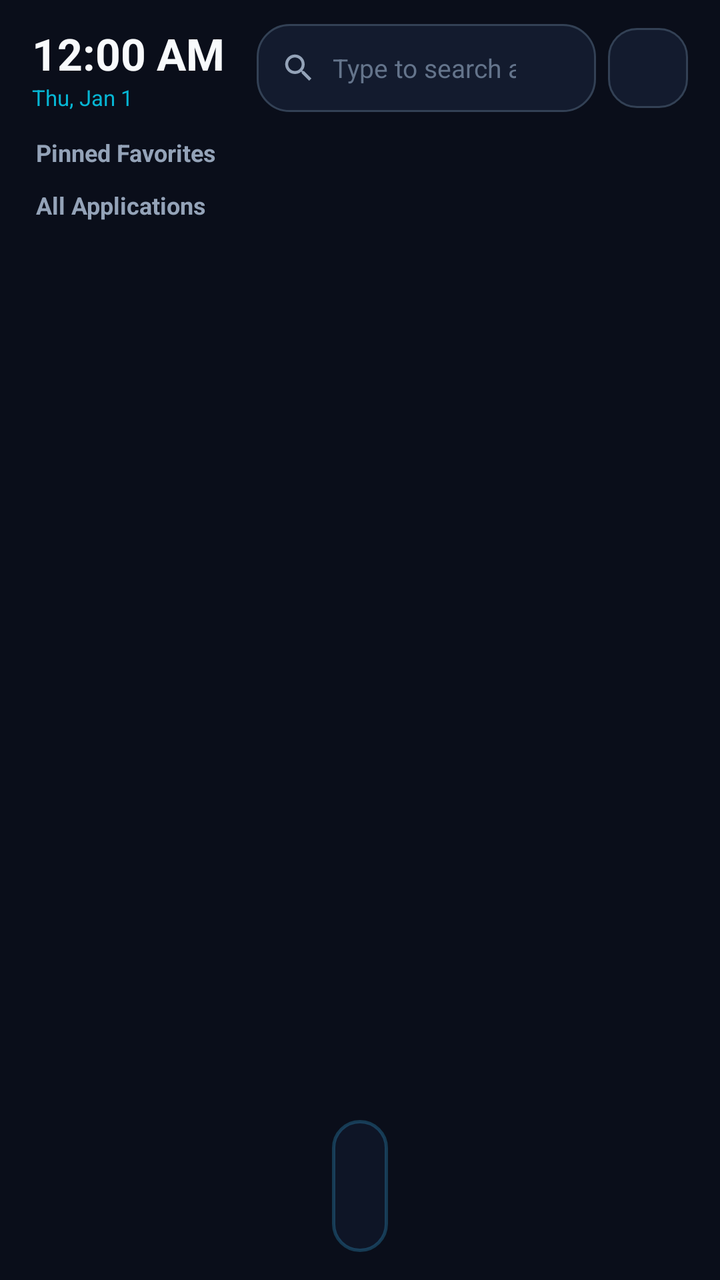
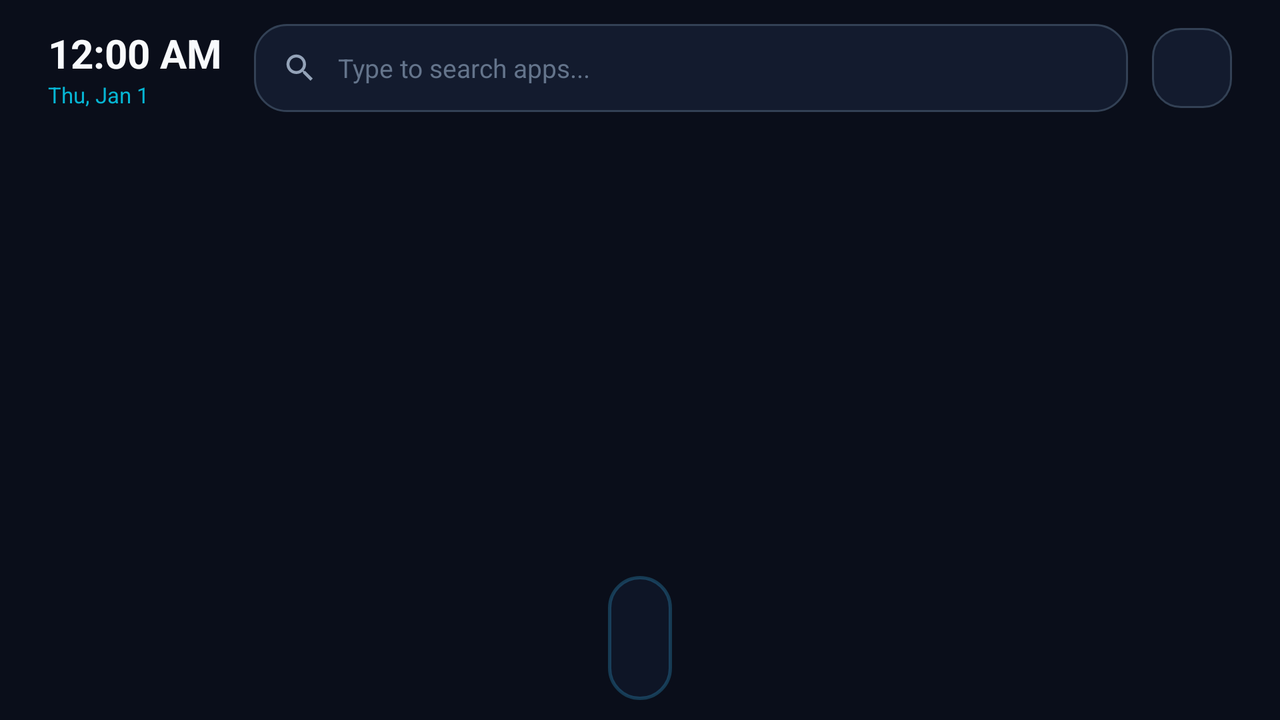

The same Android screen from two of the app's own layout files: first res/layout/ as a phone draws it, then the repository's variant for another configuration, drawn on a device whose configuration selects that folder. Both files follow.
<!-- AndroidManifest.xml: application theme Theme.KeyMouseLauncher -->
<!-- res/layout/activity_main.xml -->
<?xml version="1.0" encoding="utf-8"?>
<androidx.constraintlayout.widget.ConstraintLayout xmlns:android="http://schemas.android.com/apk/res/android"
    xmlns:app="http://schemas.android.com/apk/res-auto"
    xmlns:tools="http://schemas.android.com/tools"
    android:id="@+id/mainRoot"
    android:layout_width="match_parent"
    android:layout_height="match_parent"
    android:background="@color/bg_main"
    android:fitsSystemWindows="true">

    
    <LinearLayout
        android:id="@+id/layoutHeader"
        android:layout_width="0dp"
        android:layout_height="wrap_content"
        android:orientation="horizontal"
        android:gravity="center_vertical"
        android:paddingHorizontal="16dp"
        android:paddingTop="12dp"
        android:paddingBottom="4dp"
        app:layout_constraintTop_toTopOf="parent"
        app:layout_constraintStart_toStartOf="parent"
        app:layout_constraintEnd_toEndOf="parent">

        
        <LinearLayout
            android:layout_width="wrap_content"
            android:layout_height="wrap_content"
            android:orientation="vertical"
            android:paddingEnd="10dp">

            <TextClock
                android:id="@+id/tcClock"
                android:layout_width="wrap_content"
                android:layout_height="wrap_content"
                android:format12Hour="h:mm a"
                android:format24Hour="HH:mm"
                android:textColor="@color/text_primary"
                android:textSize="22sp"
                android:textStyle="bold" />

            <TextClock
                android:id="@+id/tcDate"
                android:layout_width="wrap_content"
                android:layout_height="wrap_content"
                android:format12Hour="EEE, MMM d"
                android:format24Hour="EEE, d MMM"
                android:textColor="@color/accent_glow"
                android:textSize="11sp" />
        </LinearLayout>

        
        <LinearLayout
            android:id="@+id/layoutSearch"
            android:layout_width="0dp"
            android:layout_height="44dp"
            android:layout_weight="1"
            android:layout_marginHorizontal="6dp"
            android:background="@drawable/bg_search_input"
            android:orientation="horizontal"
            android:gravity="center_vertical"
            android:paddingHorizontal="12dp">

            <ImageView
                android:layout_width="18dp"
                android:layout_height="18dp"
                android:src="@drawable/ic_search"
                android:contentDescription="Search Icon" />

            <EditText
                android:id="@+id/etSearchApps"
                android:layout_width="0dp"
                android:layout_height="match_parent"
                android:layout_weight="1"
                android:layout_marginStart="8dp"
                android:background="@null"
                android:hint="@string/search_hint"
                android:imeOptions="actionSearch"
                android:inputType="textNoSuggestions"
                android:maxLines="1"
                android:textColor="@color/text_primary"
                android:textColorHint="@color/text_muted"
                android:textSize="13sp" />

            <ImageButton
                android:id="@+id/btnClearSearch"
                android:layout_width="28dp"
                android:layout_height="28dp"
                android:background="@null"
                android:src="@drawable/ic_close"
                android:contentDescription="Clear Search"
                android:visibility="gone"
                tools:visibility="visible" />
        </LinearLayout>

        
        <ImageButton
            android:id="@+id/btnMainSettings"
            android:layout_width="40dp"
            android:layout_height="40dp"
            android:background="@drawable/item_focus_selector"
            android:src="@drawable/ic_settings"
            android:contentDescription="Settings"
            android:padding="9dp"
            android:focusable="true"
            android:clickable="true" />
    </LinearLayout>

    
    <TextView
        android:id="@+id/tvFavoritesHeader"
        android:layout_width="wrap_content"
        android:layout_height="wrap_content"
        android:layout_marginStart="18dp"
        android:layout_marginTop="8dp"
        android:text="@string/favorites_title"
        android:textColor="@color/text_secondary"
        android:textSize="12sp"
        android:textStyle="bold"
        app:layout_constraintTop_toBottomOf="@id/layoutHeader"
        app:layout_constraintStart_toStartOf="parent" />

    
    <androidx.recyclerview.widget.RecyclerView
        android:id="@+id/rvFavorites"
        android:layout_width="0dp"
        android:layout_height="wrap_content"
        android:layout_marginHorizontal="12dp"
        android:layout_marginTop="2dp"
        android:orientation="horizontal"
        android:clipToPadding="false"
        app:layout_constraintTop_toBottomOf="@id/tvFavoritesHeader"
        app:layout_constraintStart_toStartOf="parent"
        app:layout_constraintEnd_toEndOf="parent"
        tools:listitem="@layout/item_recent_app" />

    
    <TextView
        android:id="@+id/tvAllAppsHeader"
        android:layout_width="wrap_content"
        android:layout_height="wrap_content"
        android:layout_marginStart="18dp"
        android:layout_marginTop="8dp"
        android:text="@string/all_apps_title"
        android:textColor="@color/text_secondary"
        android:textSize="12sp"
        android:textStyle="bold"
        app:layout_constraintTop_toBottomOf="@id/rvFavorites"
        app:layout_constraintStart_toStartOf="parent" />

    
    <androidx.recyclerview.widget.RecyclerView
        android:id="@+id/rvAllApps"
        android:layout_width="0dp"
        android:layout_height="0dp"
        android:layout_marginHorizontal="10dp"
        android:layout_marginTop="2dp"
        android:layout_marginBottom="8dp"
        android:paddingBottom="12dp"
        android:clipToPadding="false"
        android:scrollbars="vertical"
        app:layout_constraintTop_toBottomOf="@id/tvAllAppsHeader"
        app:layout_constraintBottom_toTopOf="@id/bottomDock"
        app:layout_constraintStart_toStartOf="parent"
        app:layout_constraintEnd_toEndOf="parent"
        tools:listitem="@layout/item_app_grid" />

    
    <TextView
        android:id="@+id/tvEmptyState"
        android:layout_width="wrap_content"
        android:layout_height="wrap_content"
        android:text="@string/no_apps_found"
        android:textColor="@color/text_muted"
        android:textSize="14sp"
        android:visibility="gone"
        app:layout_constraintTop_toTopOf="@id/rvAllApps"
        app:layout_constraintBottom_toBottomOf="@id/rvAllApps"
        app:layout_constraintStart_toStartOf="@id/rvAllApps"
        app:layout_constraintEnd_toEndOf="@id/rvAllApps" />

    
    <LinearLayout
        android:id="@+id/bottomDock"
        android:layout_width="wrap_content"
        android:layout_height="66dp"
        android:layout_marginBottom="14dp"
        android:background="@drawable/bg_dock_glass"
        android:orientation="horizontal"
        android:gravity="center"
        android:paddingHorizontal="14dp"
        app:layout_constraintBottom_toBottomOf="parent"
        app:layout_constraintStart_toStartOf="parent"
        app:layout_constraintEnd_toEndOf="parent">

        
        <androidx.recyclerview.widget.RecyclerView
            android:id="@+id/rvDockApps"
            android:layout_width="wrap_content"
            android:layout_height="wrap_content"
            android:orientation="horizontal"
            android:clipToPadding="false"
            tools:listitem="@layout/item_dock_app" />
    </LinearLayout>

</androidx.constraintlayout.widget.ConstraintLayout>
<!-- resources referenced by this layout -->
<resources>
  <color name="accent_glow">#06B6D4</color>
  <color name="bg_main">#0A0E1A</color>
  <color name="text_muted">#64748B</color>
  <color name="text_primary">#F8FAFC</color>
  <color name="text_secondary">#94A3B8</color>
  <!-- drawable bg_dock_glass (drawable) -->
  <?xml version="1.0" encoding="utf-8"?>
  <shape xmlns:android="http://schemas.android.com/apk/res/android"
      android:shape="rectangle">
      <solid android:color="@color/bg_dock" />
      <corners android:radius="24dp" />
      <stroke
          android:width="1.5dp"
          android:color="#4038BDF8" />
  </shape>
  <!-- drawable bg_search_input (drawable) -->
  <?xml version="1.0" encoding="utf-8"?>
  <selector xmlns:android="http://schemas.android.com/apk/res/android">
      <item android:state_focused="true">
          <shape android:shape="rectangle">
              <solid android:color="#243048" />
              <corners android:radius="16dp" />
              <stroke
                  android:width="2dp"
                  android:color="@color/accent_glow" />
          </shape>
      </item>
      <item>
          <shape android:shape="rectangle">
              <solid android:color="@color/bg_card" />
              <corners android:radius="16dp" />
              <stroke
                  android:width="1dp"
                  android:color="@color/border_glass" />
          </shape>
      </item>
  </selector>
  <!-- drawable ic_search (drawable) -->
  <vector xmlns:android="http://schemas.android.com/apk/res/android"
      android:width="24dp"
      android:height="24dp"
      android:viewportWidth="24"
      android:viewportHeight="24">
      <path
          android:fillColor="@color/text_secondary"
          android:pathData="M15.5,14h-0.79l-0.28,-0.27C15.41,12.59 16,11.11 16,9.5 16,5.91 13.09,3 9.5,3S3,5.91 3,9.5 5.91,16 9.5,16c1.61,0 3.09,-0.59 4.23,-1.57l0.27,0.28v0.79l5,4.99L20.49,19l-4.99,-5zm-6,0C7.01,14 5,11.99 5,9.5S7.01,5 9.5,5 14,7.01 14,9.5 11.99,14 9.5,14z" />
  </vector>
  <string name="all_apps_title">All Applications</string>
  <string name="favorites_title">Pinned Favorites</string>
  <string name="no_apps_found">No apps found</string>
  <string name="search_hint">Type to search apps...</string>
  <style name="Theme.KeyMouseLauncher" parent="Theme.Material3.Dark.NoActionBar">
          <item name="colorPrimary">@color/accent_primary</item>
          <item name="colorSecondary">@color/accent_glow</item>
          <item name="android:statusBarColor">@color/transparent</item>
          <item name="android:navigationBarColor">@color/transparent</item>
          <item name="android:windowBackground">@color/bg_main</item>
          <item name="android:windowShowWallpaper">true</item>
      </style>
  <color name="bg_dock">#CC0F172A</color>
  <color name="bg_card">#131B2E</color>
  <color name="border_glass">#334155</color>
  <color name="bg_card_hover">#1E293B</color>
  <color name="border_focus">#38BDF8</color>
  <color name="accent_light">#60A5FA</color>
  <color name="accent_primary">#2563EB</color>
  <color name="transparent">#00000000</color>
  <!-- some entries are left out for length -->
</resources>
<!-- res/layout-land/activity_main.xml (the repository's variant of the layout above) -->
<!-- drawn on the phone turned sideways -->
<?xml version="1.0" encoding="utf-8"?>
<androidx.constraintlayout.widget.ConstraintLayout xmlns:android="http://schemas.android.com/apk/res/android"
    xmlns:app="http://schemas.android.com/apk/res-auto"
    xmlns:tools="http://schemas.android.com/tools"
    android:id="@+id/mainRoot"
    android:layout_width="match_parent"
    android:layout_height="match_parent"
    android:background="@color/bg_main"
    android:fitsSystemWindows="true">

    
    <LinearLayout
        android:id="@+id/layoutHeader"
        android:layout_width="0dp"
        android:layout_height="wrap_content"
        android:orientation="horizontal"
        android:gravity="center_vertical"
        android:paddingHorizontal="24dp"
        android:paddingTop="12dp"
        android:paddingBottom="4dp"
        app:layout_constraintTop_toTopOf="parent"
        app:layout_constraintStart_toStartOf="parent"
        app:layout_constraintEnd_toEndOf="parent">

        <LinearLayout
            android:layout_width="wrap_content"
            android:layout_height="wrap_content"
            android:orientation="vertical"
            android:paddingEnd="16dp">

            <TextClock
                android:id="@+id/tcClock"
                android:layout_width="wrap_content"
                android:layout_height="wrap_content"
                android:format12Hour="h:mm a"
                android:format24Hour="HH:mm"
                android:textColor="@color/text_primary"
                android:textSize="20sp"
                android:textStyle="bold" />

            <TextClock
                android:id="@+id/tcDate"
                android:layout_width="wrap_content"
                android:layout_height="wrap_content"
                android:format12Hour="EEE, MMM d"
                android:format24Hour="EEE, d MMM"
                android:textColor="@color/accent_glow"
                android:textSize="11sp" />
        </LinearLayout>

        
        <LinearLayout
            android:id="@+id/layoutSearch"
            android:layout_width="0dp"
            android:layout_height="44dp"
            android:layout_weight="1"
            android:background="@drawable/bg_search_input"
            android:orientation="horizontal"
            android:gravity="center_vertical"
            android:paddingHorizontal="14dp">

            <ImageView
                android:layout_width="18dp"
                android:layout_height="18dp"
                android:src="@drawable/ic_search"
                android:contentDescription="Search Icon" />

            <EditText
                android:id="@+id/etSearchApps"
                android:layout_width="0dp"
                android:layout_height="match_parent"
                android:layout_weight="1"
                android:layout_marginStart="10dp"
                android:background="@null"
                android:hint="@string/search_hint"
                android:imeOptions="actionSearch"
                android:inputType="textNoSuggestions"
                android:maxLines="1"
                android:textColor="@color/text_primary"
                android:textColorHint="@color/text_muted"
                android:textSize="13sp" />

            <ImageButton
                android:id="@+id/btnClearSearch"
                android:layout_width="28dp"
                android:layout_height="28dp"
                android:background="@null"
                android:src="@drawable/ic_close"
                android:contentDescription="Clear Search"
                android:visibility="gone"
                tools:visibility="visible" />
        </LinearLayout>

        
        <ImageButton
            android:id="@+id/btnMainSettings"
            android:layout_width="40dp"
            android:layout_height="40dp"
            android:layout_marginStart="12dp"
            android:background="@drawable/item_focus_selector"
            android:src="@drawable/ic_settings"
            android:contentDescription="Settings"
            android:padding="9dp"
            android:focusable="true"
            android:clickable="true" />
    </LinearLayout>

    <TextView
        android:id="@+id/tvFavoritesHeader"
        android:layout_width="wrap_content"
        android:layout_height="wrap_content"
        android:visibility="gone"
        app:layout_constraintTop_toBottomOf="@id/layoutHeader"
        app:layout_constraintStart_toStartOf="parent" />

    <androidx.recyclerview.widget.RecyclerView
        android:id="@+id/rvFavorites"
        android:layout_width="0dp"
        android:layout_height="wrap_content"
        android:visibility="gone"
        app:layout_constraintTop_toBottomOf="@id/tvFavoritesHeader"
        app:layout_constraintStart_toStartOf="parent"
        app:layout_constraintEnd_toEndOf="parent" />

    <TextView
        android:id="@+id/tvAllAppsHeader"
        android:layout_width="wrap_content"
        android:layout_height="wrap_content"
        android:visibility="gone"
        app:layout_constraintTop_toBottomOf="@id/rvFavorites"
        app:layout_constraintStart_toStartOf="parent" />

    
    <androidx.recyclerview.widget.RecyclerView
        android:id="@+id/rvAllApps"
        android:layout_width="0dp"
        android:layout_height="0dp"
        android:layout_marginHorizontal="20dp"
        android:layout_marginTop="4dp"
        android:layout_marginBottom="6dp"
        android:paddingBottom="12dp"
        android:clipToPadding="false"
        android:scrollbars="vertical"
        app:layout_constraintTop_toBottomOf="@id/layoutHeader"
        app:layout_constraintBottom_toTopOf="@id/bottomDock"
        app:layout_constraintStart_toStartOf="parent"
        app:layout_constraintEnd_toEndOf="parent"
        tools:listitem="@layout/item_app_grid" />

    
    <TextView
        android:id="@+id/tvEmptyState"
        android:layout_width="wrap_content"
        android:layout_height="wrap_content"
        android:text="@string/no_apps_found"
        android:textColor="@color/text_muted"
        android:textSize="14sp"
        android:visibility="gone"
        app:layout_constraintTop_toTopOf="@id/rvAllApps"
        app:layout_constraintBottom_toBottomOf="@id/rvAllApps"
        app:layout_constraintStart_toStartOf="@id/rvAllApps"
        app:layout_constraintEnd_toEndOf="@id/rvAllApps" />

    
    <LinearLayout
        android:id="@+id/bottomDock"
        android:layout_width="wrap_content"
        android:layout_height="62dp"
        android:background="@drawable/bg_dock_glass"
        android:layout_marginBottom="10dp"
        android:orientation="horizontal"
        android:gravity="center"
        android:paddingHorizontal="16dp"
        app:layout_constraintBottom_toBottomOf="parent"
        app:layout_constraintStart_toStartOf="parent"
        app:layout_constraintEnd_toEndOf="parent">

        <androidx.recyclerview.widget.RecyclerView
            android:id="@+id/rvDockApps"
            android:layout_width="wrap_content"
            android:layout_height="wrap_content"
            android:orientation="horizontal"
            android:clipToPadding="false"
            tools:listitem="@layout/item_dock_app" />
    </LinearLayout>

</androidx.constraintlayout.widget.ConstraintLayout>
<!-- resources referenced by the variant -->
<!-- as the phone turned sideways resolves them -->
<resources>
  <color name="accent_glow">#06B6D4</color>
  <color name="bg_main">#0A0E1A</color>
  <color name="text_muted">#64748B</color>
  <color name="text_primary">#F8FAFC</color>
  <!-- drawable bg_dock_glass (drawable) -->
  <?xml version="1.0" encoding="utf-8"?>
  <shape xmlns:android="http://schemas.android.com/apk/res/android"
      android:shape="rectangle">
      <solid android:color="@color/bg_dock" />
      <corners android:radius="24dp" />
      <stroke
          android:width="1.5dp"
          android:color="#4038BDF8" />
  </shape>
  <!-- drawable bg_search_input (drawable) -->
  <?xml version="1.0" encoding="utf-8"?>
  <selector xmlns:android="http://schemas.android.com/apk/res/android">
      <item android:state_focused="true">
          <shape android:shape="rectangle">
              <solid android:color="#243048" />
              <corners android:radius="16dp" />
              <stroke
                  android:width="2dp"
                  android:color="@color/accent_glow" />
          </shape>
      </item>
      <item>
          <shape android:shape="rectangle">
              <solid android:color="@color/bg_card" />
              <corners android:radius="16dp" />
              <stroke
                  android:width="1dp"
                  android:color="@color/border_glass" />
          </shape>
      </item>
  </selector>
  <!-- drawable ic_search (drawable) -->
  <vector xmlns:android="http://schemas.android.com/apk/res/android"
      android:width="24dp"
      android:height="24dp"
      android:viewportWidth="24"
      android:viewportHeight="24">
      <path
          android:fillColor="@color/text_secondary"
          android:pathData="M15.5,14h-0.79l-0.28,-0.27C15.41,12.59 16,11.11 16,9.5 16,5.91 13.09,3 9.5,3S3,5.91 3,9.5 5.91,16 9.5,16c1.61,0 3.09,-0.59 4.23,-1.57l0.27,0.28v0.79l5,4.99L20.49,19l-4.99,-5zm-6,0C7.01,14 5,11.99 5,9.5S7.01,5 9.5,5 14,7.01 14,9.5 11.99,14 9.5,14z" />
  </vector>
  <string name="no_apps_found">No apps found</string>
  <string name="search_hint">Type to search apps...</string>
  <style name="Theme.KeyMouseLauncher" parent="Theme.Material3.Dark.NoActionBar">
          <item name="colorPrimary">@color/accent_primary</item>
          <item name="colorSecondary">@color/accent_glow</item>
          <item name="android:statusBarColor">@color/transparent</item>
          <item name="android:navigationBarColor">@color/transparent</item>
          <item name="android:windowBackground">@color/bg_main</item>
          <item name="android:windowShowWallpaper">true</item>
      </style>
  <color name="bg_dock">#CC0F172A</color>
  <color name="bg_card">#131B2E</color>
  <color name="border_glass">#334155</color>
  <color name="text_secondary">#94A3B8</color>
  <color name="bg_card_hover">#1E293B</color>
  <color name="border_focus">#38BDF8</color>
  <color name="accent_light">#60A5FA</color>
  <color name="accent_primary">#2563EB</color>
  <color name="transparent">#00000000</color>
  <!-- some entries are left out for length -->
</resources>
